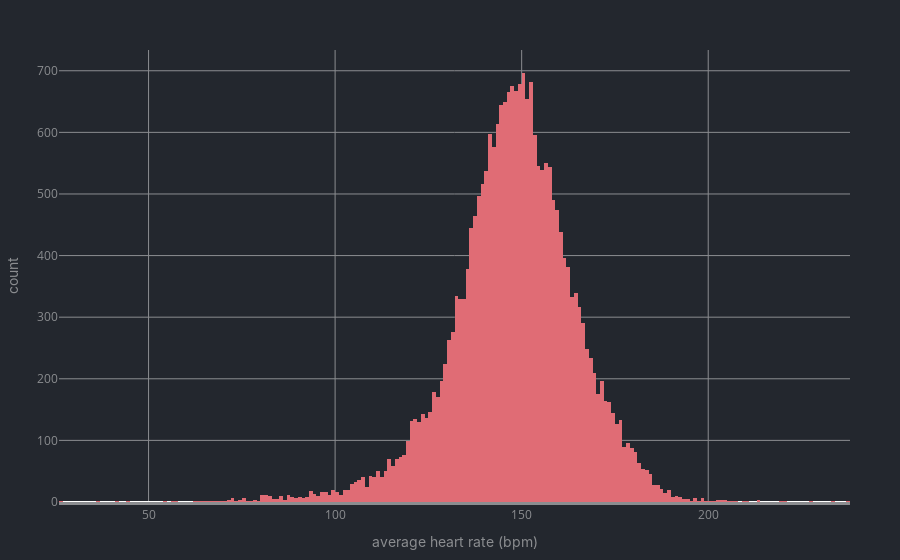

Write notebook code for a chart like this one.
### Markdown cell above
The world record for the slowest resting heart rate in a healthy human is 27 BPM. Therefore, runs with average heart rate below this value are practically impossible. Some athletes have resting heart rates as low as 40 BPM, while this would be 80 BPM for the average person.

### Code cell
my_freqdist(data['average heart rate (bpm)'])

### Figure 1 — Plotly figure (JSON) as saved in the notebook; plotly's stock layout.template omitted (floating-point values rounded to 4 significant figures; data arrays with more than 128 entries replaced by an {"elided": "..."} marker saying what was removed)
{"data": [{"alignmentgroup": "True", "bingroup": "x", "hovertemplate": "average heart rate (bpm)=%{x}<br>count=%{y}<extra></extra>", "legendgroup": "", "marker": {"color": "#e06c75", "pattern": {"shape": ""}}, "name": "", "offsetgroup": "", "orientation": "v", "showlegend": false, "type": "histogram", "x": {"elided": "23702 float values"}, "xaxis": "x", "yaxis": "y"}], "layout": {"autosize": true, "barmode": "relative", "font": {"color": "#8b8d90"}, "legend": {"tracegroupgap": 0}, "margin": {"b": 50, "l": 50, "r": 50, "t": 50}, "paper_bgcolor": "#23272e", "plot_bgcolor": "#23272e", "xaxis": {"anchor": "y", "domain": [0, 1], "gridcolor": "#8b8d90", "linecolor": "#8b8d90", "linewidth": 3, "title": {"font": {"family": "Inter"}, "text": "average heart rate (bpm)"}}, "yaxis": {"anchor": "x", "domain": [0, 1], "gridcolor": "#8b8d90", "title": {"font": {"family": "Inter"}, "text": "count"}}}}
